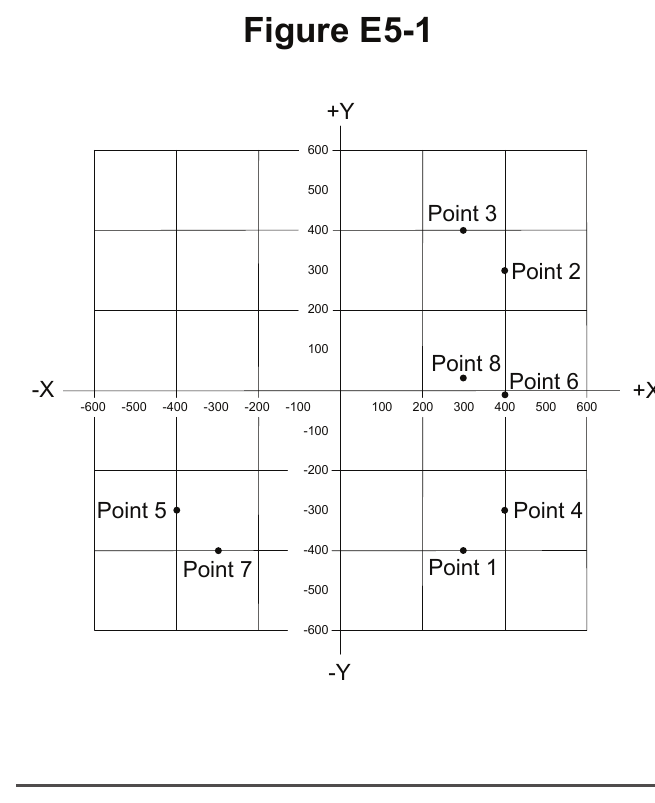
#> input picture src/exam_pool/resources/figures/E5-1.png, 655 x 803 px
$ python -i import_ncvec.py   (imports and definitions only)
#> lines starting #> are read from the running program, lines starting #| are printed output that depends on the picture
#> further down, picture is the input picture: PIL image 655x803 RGB; mean R, G, B 248.8, 248.7, 248.7
#!/usr/bin/env python3
"""Build the bundled question packs from the official NCVEC PDFs.

This is a maintainer tool, not part of the installed application. It requires
`pdftotext`, `pdftoppm`, and Pillow. The generated JSON packs and figure PNGs
are committed so the application remains offline-first.
"""

from __future__ import annotations

import argparse
import hashlib
import json
import re
import shutil
import subprocess
import urllib.request
from dataclasses import dataclass
from datetime import date
from pathlib import Path

from PIL import Image, ImageChops

ROOT = Path(__file__).resolve().parents[1]
DEFAULT_CACHE = ROOT / ".sources"
DEFAULT_PACK_DIR = ROOT / "src" / "exam_pool" / "resources" / "pools"
DEFAULT_FIGURE_DIR = ROOT / "src" / "exam_pool" / "resources" / "figures"
DEFAULT_FIGURE_HASHES = ROOT / "src/exam_pool/resources/figure_sources.json"


# [26 lines left out: functions file_sha256, load_figure_hashes, save_figure_hashes, not called in this run]


@dataclass(frozen=True)
class PoolSource:
    slug: str
    pack_id: str
    license_class: str
    license_name: str
    element: int
    effective: date
    expires: date
    exam_questions: int
    passing: int
    revision: str
    pool_url: str
    figures_url: str
    figures_kind: str


SOURCES = (
    PoolSource(
        slug="technician",
        pack_id="us-technician-2026",
        license_class="technician",
        license_name="Technician",
        element=2,
        effective=date(2026, 7, 1),
        expires=date(2030, 6, 30),
        exam_questions=35,
        passing=26,
        revision="2026-02-19",
        pool_url=(
            "https://ncvec.org/downloads/2026-2030%20Technician%20Pool%20and%20"
            "Syllabus%20Public%20Release%20Feb%2019%202026.pdf"
        ),
        figures_url=(
            "https://ncvec.org/downloads/TECH_2026/"
            "2026-2030%20Technician%20Pool%203%20Diagrams.pdf"
        ),
        figures_kind="tech",
    ),
    PoolSource(
        slug="general",
        pack_id="us-general-2023",
        license_class="general",
        license_name="General",
        element=3,
        effective=date(2023, 7, 1),
        expires=date(2027, 6, 30),
        exam_questions=35,
        passing=26,
        revision="2026-02-04",
        pool_url=(
            "https://ncvec.org/downloads/General%20Class%20Pool%20and%20"
            "Syllabus%202023-2027%20Public%20Release%20with%206th%20Errata%20"
            "Feb%204%202026.pdf"
        ),
        figures_url="https://www.ncvec.org/downloads/G7-1.pdf",
        figures_kind="general",
    ),
    PoolSource(
        slug="extra",
        pack_id="us-extra-2024",
        license_class="extra",
        license_name="Amateur Extra",
        element=4,
        effective=date(2024, 7, 1),
        expires=date(2028, 6, 30),
        exam_questions=50,
        passing=37,
        revision="2026-02-04",
        pool_url=(
            "https://ncvec.org/downloads/2024-2028%20Extra%20Class%20Question%20"
            "Pool%20and%20Syllabus%20Public%20Release%20with%204th%20Errata%20"
            "Feb%204%202026.pdf"
        ),
        figures_url=(
            "https://www.ncvec.org/downloads/Extra_Figures_2024-2028-1.pdf"
        ),
        figures_kind="extra",
    ),
)

QUESTION_ID = re.compile(r"^([TGE]\d[A-Z]\d{2})\s+\(([A-D])\)(?:\s*\[([^\]]+)\])?\s*$")
DELETED = re.compile(r"^([TGE]\d[A-Z]\d{2})\s+Question Deleted")
CHOICE = re.compile(r"^([A-D])\.\s*(.*)$")
SUBELEMENT = re.compile(
    r"^SUBELEMENT\s+([TGE]\d+)\s*[-–]\s*(.+?)\s*"
    r"\[(\d+)\s+Exam Questions?\s*[-–]\s*(\d+)\s+Groups?\]"
    r"(?:\s+\d+\s+Questions?)?\s*$",
    re.IGNORECASE,
)
GROUP_HEADER = re.compile(r"^([TGE]\d[A-Z])(?:\s*[-–]\s*|\s+)(.+)$")
PAGE_NOISE = re.compile(
    r"^(?:"
    r"\d{4}-\d{4}\s+(?:Technician|General|Extra).*"
    r"|FCC Element\s+\d+.*"
    r"|Effective\s+.*"
    r"|SUBELEMENT\s+.*"
    r"|Question Pool.*"
    r"|.*Question Pool Errata.*"
    r"|.*Errata\s*$"
    r"|Issued\s+.*"
    r"|Released\s+.*"
    r"|The following changes.*"
    r"|\d+\s*$"
    r")",
    re.IGNORECASE,
)
FIGURE = re.compile(r"\b(?:figure|diagram)\s+([TGE]\d*-\d+)\b", re.IGNORECASE)


class ImportError_(RuntimeError):
    pass


def run(command: list[str]) -> None:
    subprocess.run(command, check=True, stdout=subprocess.DEVNULL)


# [17 lines left out: functions download, extract_text, not called in this run]


def clean_line(line: str) -> str:
    return line.replace("\f", "").replace("\u00ad", "").strip()


def collapse(lines: list[str]) -> str:
    return re.sub(r"\s+", " ", " ".join(line.strip() for line in lines)).strip()


# [236 lines left out: functions actual_pool_text, syllabus_text, parse_groups, parse_questions, validate_questions, figure_ids, not called in this run]


def _trimmed(image: Image.Image) -> Image.Image:
    image = image.convert("RGB")
    background = Image.new("RGB", image.size, (255, 255, 255))
#> background: PIL image 655x803 RGB; every value is 255
    difference = ImageChops.difference(image, background)
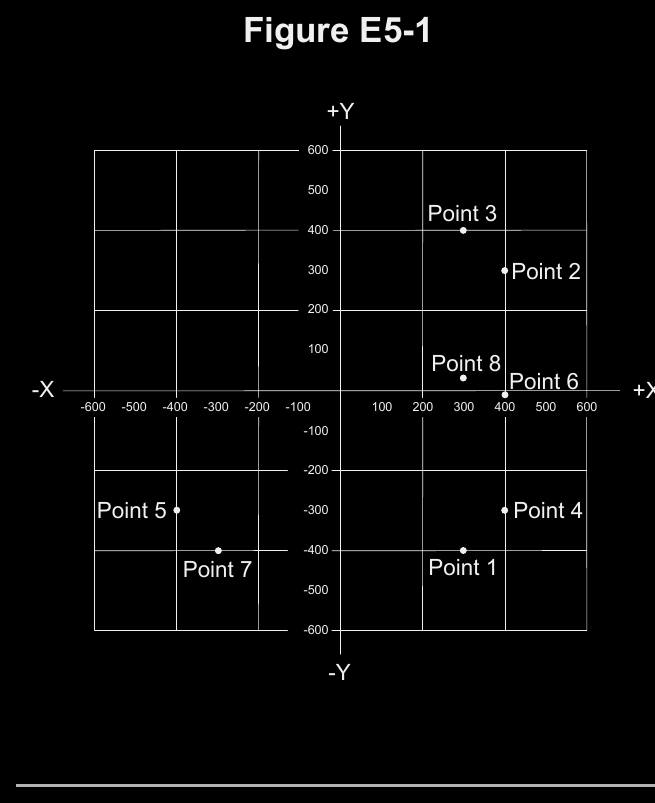
#> difference: PIL image 655x803 RGB; mean R, G, B 6.2, 6.3, 6.3
    bbox = difference.getbbox()
#> bbox = (16, 16, 655, 787)
    if not bbox:
        return image
    left, top, right, bottom = bbox
#> left = 16; top = 16; right = 655; bottom = 787
    padding = 16
    bbox = (
        max(0, left - padding),
        max(0, top - padding),
        min(image.width, right + padding),
        min(image.height, bottom + padding),
    )
#> bbox = (0, 0, 655, 803)
    return image.crop(bbox)


def _same_pixels(path: Path, image: Image.Image) -> bool:
#> (the run stopped early here; a loop or call above may not have finished)
